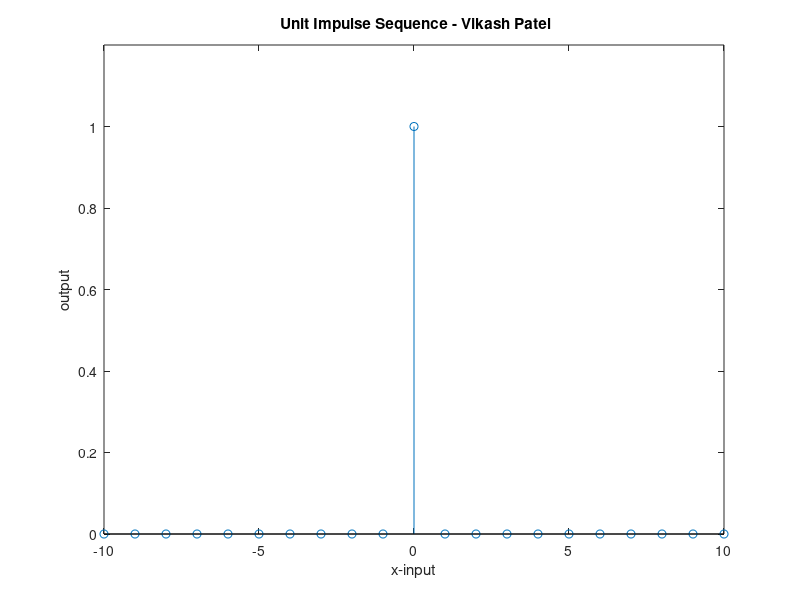

The MATLAB source for this figure:
close all; 
clear all;
% creating time stamp for the signal
n = -10:1:10;
% Generating Unit impulse sequence
impulse = [zeros(1,10),ones(1,1),zeros(1,10)];
% Plotting the unit impulse sequence
stem(n, impulse);
xlabel('x-input');
ylabel('output');
title(' Unit Impulse Sequence - Vikash Patel');
axis([-10 10 0 1.2]);